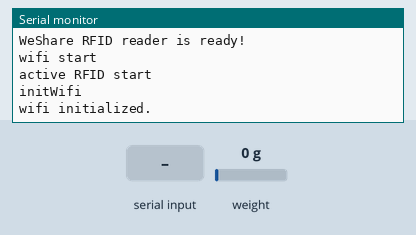
The sketch below on a simulated Arduino Nano, built with avr-gcc and run on an emulated ATmega328P. Parts: the last lines printed to the serial monitor. The inputs (shaded band) are chosen by the test bench; at power-on: weight on the scale 0 g. The modem accepts every AT command (registered, SIM ready, sends succeed) and sends nothing else.

Above: at 9.2 s.
9.3 s: "1" received over the second serial link
At 11.24 s:
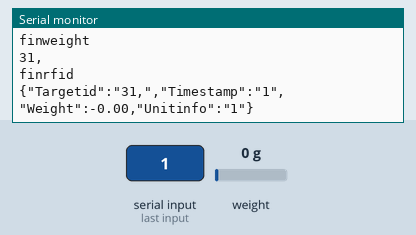
12.5 s: weight on the scale set to 100 g
At 14.0 s:
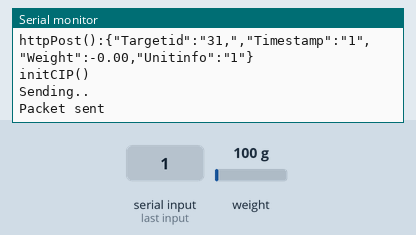
14.4 s: "0" received over the second serial link
15.9 s: "2" received over the second serial link
At 19.2 s:
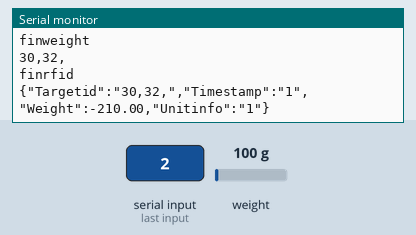
20.6 s: weight on the scale set to 1250 g
At 27.6 s:
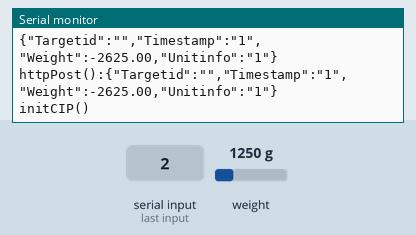

Measured:
- after the input at 9.3 s, the serial monitor: prints a new line after 1.8 s (image 1)
- after the input at 15.9 s, the serial monitor: prints a new line after 3.2 s (image 3)
- after the input at 20.6 s, the serial monitor: prints a new line after 6.4 s (image 4)

The sketch:

LABIoT_Demo_V2.1_202105.ino
```cpp
/**
   lab IoT demo on Arduino Nano
   LMT 2021.5.19
   Function description:
   initWifi(): start wifi connection
   initCIP(): start CIPSEND
   httpPost(): POST data
   getWeightData(): get data of weight sensor
   getRFIDData(): get data of RFID sensor, buzzer control is under this function
   buildData(): build JSON data string
   reset(): ESP reset

   new update on 2021.5.19
   UHF RFID part
   change buzzer into LED light
*/


#include<SoftwareSerial.h>
#include "HX711.h"
#include <SPI.h>

//basic setting of hardware
const String unitinfo = "1";
//WEIGHT SENSOR
const int DT_PIN = 5;
const int SCK_PIN = 6;
//BUZZER
//const int BEEP = A7;

//UHF RFID setting
SoftwareSerial uhf(3, 2); //RX,TX//115200
//UHF Commands
byte readSingle[] = {0xBB, 0x00, 0x22, 0x00, 0x00, 0x22, 0x7E};
byte readMulti[] = {0xBB, 0x00, 0x27, 0x00, 0x03, 0x22, 0x00, 0x0A, 0x56, 0x7E};//10 times rotation
byte stopRead[] = {0xBB, 0x00, 0x28, 0x00, 0x00, 0x28, 0x7E};
byte setBaudrate[] = {0xBB, 0x00, 0x11, 0x00, 0x02, 0x00, 0x60, 0x73, 0x7E};

String idList = "";


SoftwareSerial esp(10, 9);  // RX, TX//9600
HX711 scale;

//link setting//fix in initWifi()
#define wifi_ssid "iottest"//ap address
#define wifi_pwd "11111111"//ap password

//post setting
#define url "/hwinfo"
#define server "148.70.180.108"

void setup() {
  Serial.begin(115200);
  while (!Serial) {
    ;
  }
  Serial.println("WeShare RFID reader is ready!");
  esp.begin(9600);
  Serial.println("wifi start");
  uhf.begin(115200);
  Serial.println("active RFID start");
  //  esp.write("AT\r\n");
  //  delay(2000);

  SPI.begin();

  scale.begin(DT_PIN, SCK_PIN);
  scale.set_scale();  // 開始取得比例參數
  scale.tare();//////////程序崩坏点！！！！！！！

  initWifi();
}

void loop() {
  //  串口读取互显，调试用
  //    if (esp.available())
  //      Serial.write(esp.read());
  //    if (Serial.available())
  //      esp.write(Serial.read());

  String weight = String(getWeightData());
  Serial.println("finweight");
  delay(100);
  String id = getRFIDData();
  Serial.println(id);
  Serial.println("finrfid");
  delay(100);
  String timestamp = "1";
  String data = buildData(id, timestamp, weight, unitinfo);

  httpPost(data);
  delay(2000);
}

float getWeightData() {
  delay(2000);
  float current_weight = scale.get_units(10);
  float true_weight = (current_weight) / -200;
  Serial.print("Weight: ");
  Serial.println((current_weight) / -200, 0.0);
  return true_weight;
}


String getRFIDData(void) {
//print RFID reply
  uhf.listen();
  uhf.write(readSingle, sizeof(readSingle));
  String idList = "";
  while (uhf.available()) {
    int hexIn = uhf.read();
    idList += String(hexIn,HEX);
    idList += ",";

    if (!uhf.available()){//wait till last HEX message has arrived
      return idList;
    }
  }
}

void initWifi() {
  esp.listen();
  delay(2000);
  Serial.println("initWifi");
  String cmd1 = "AT+CWJAP=\"";
  cmd1 += wifi_ssid;
  cmd1 += "\",\"";
  cmd1 += wifi_pwd;
  cmd1 += "\"";
  esp.println(cmd1);
  delay(5000);

  if (esp.find("OK")) {//获得连接ok
    Serial.println("wifi initialized.");
  } else {
    //    initWifi();
    Serial.println("wifi reconnect");
  }//建立对远程服务器的TCP连接
}

void initCIP() {
//  esp.listen();
  Serial.println("initCIP()");
  String cmd2 = "AT+CIPSTART=\"TCP\",\"";
  cmd2 += server;
  cmd2 += "\",5000";
  esp.println(cmd2);//start a TCP connection.
  if (esp.find("OK")) {
    Serial.println("server connected");
  }
}

void httpPost (String data) {//post data
  Serial.println("httpPost():" + data);
  initCIP();
  String postRequest = "POST ";
  postRequest += url;
  postRequest += " HTTP/1.0\r\n";
  postRequest += "Host: " ;
  postRequest += server;
  postRequest += "\r\n";
  postRequest += "Accept: *" ;
  postRequest += "/";
  postRequest += "*\r\n" ;
  postRequest += "Content-Length: " ;
  postRequest += data.length();
  postRequest += "\r\n" ;
  postRequest += "Content-Type: application/json\r\n" ;
  postRequest += "\r\n" ;
  postRequest += data;

  String sendCmd = "AT+CIPSEND=";//determine the number of caracters to be sent.
  esp.print(sendCmd);
  esp.println(postRequest.length() );
  delay(500);
  if (esp.find(">")) {
    Serial.println("Sending..");
    esp.print(postRequest);
    if ( esp.find("SEND OK")) {
      Serial.println("Packet sent");
      while (esp.available()) {
        String tmpResp = esp.readString();
        Serial.println(tmpResp);
      }
      // close the connection
      //            esp.println("AT+CIPCLOSE");
    }
  }
}


String buildData(String id, String timestamp, String weight, String unitinfo) { //组建发送的json字符串
  String payload = "{";
  payload += "\"Targetid\":\"";
  payload += id;
  payload += "\",";
  payload += "\"Timestamp\":\"";
  payload += timestamp;
  payload += "\",";
  payload += "\"Weight\":";
  payload += weight;
  payload += ",";
  payload += "\"Unitinfo\":\"";
  payload += unitinfo;
  payload += "\"}";
  Serial.println(payload);
  return payload;
  //  char attributes[100];
  //  payload.toCharArray( attributes, 100 );
}


void reset() {//重置函数

  esp.println("AT+RST");

  delay(1000);

  if (esp.find("OK") ) Serial.println("Module Reset");

}

void array_to_string(byte array[], unsigned int len, char buffer[]) { //byte array to HEX string
  for (unsigned int i = 0; i < len; i++)
  {
    byte nib1 = (array[i] >> 4) & 0x0F;
    byte nib2 = (array[i] >> 0) & 0x0F;
    buffer[i * 2 + 0] = nib1  < 0xA ? '0' + nib1  : 'A' + nib1  - 0xA;
    buffer[i * 2 + 1] = nib2  < 0xA ? '0' + nib2  : 'A' + nib2  - 0xA;
  }
  buffer[len * 2] = '\0';
}
```
